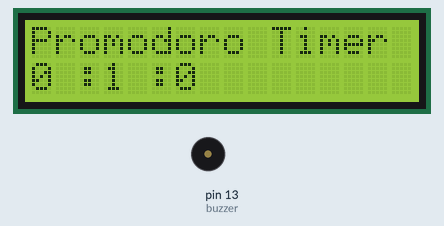
This sketch was run on a simulated Arduino Uno, built with avr-gcc and run on an emulated ATmega328P. Shown: 16×2 character LCD, buzzer (waves = sounding, pin HIGH).

Above: at 0.1 s.
At 4.1 s:
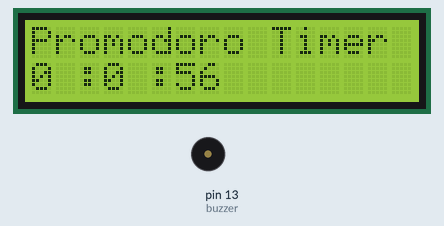
At 9.1 s:
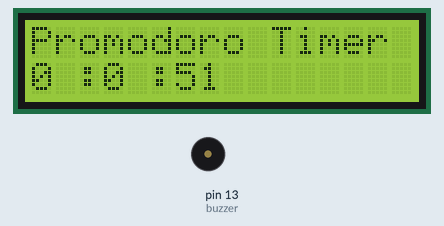
At 19.2 s:
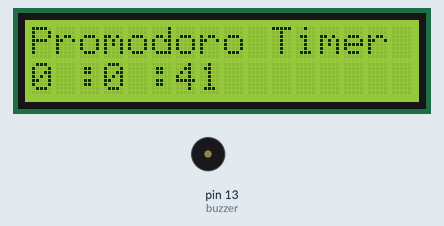
At 28.2 s:
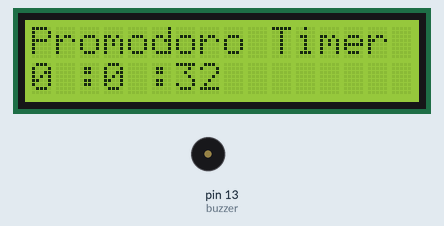
At 38.2 s:
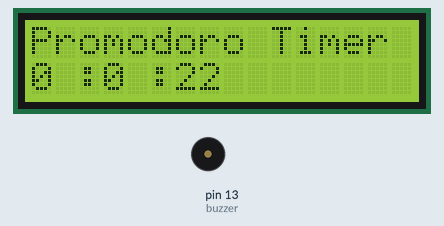

Measured:
- what the display in image 1 shows lasts 1.0 s, from 4.1 s to 5.1 s

The sketch:

alarm_clock.ino
```cpp
#include <LiquidCrystal.h>

const int rs = 12, en = 11, D4 = 6, D5 = 5, D6 = 4, D7 = 3;
const int buzzer = 13;
LiquidCrystal lcd(rs,en,D4,D5, D6, D7);
int sec = 0;
void setTime(int h, int m, int s){
  sec = (h*60*60)+(m*60)+s;
}
void displayMsgAt(char *s,int x, int y){
  lcd.setCursor(x,y);
  lcd.print(s);
}
void clearLine(int lineNo){
   for(int i=0;i<16;i++){
     displayMsgAt(" ",i,lineNo);
   }
}
void displayTimer(){

  int h = sec/(60*60);
  if(h<10){
    displayMsgAt(" ",1,1);
  }
  lcd.setCursor(0,1);
  lcd.print(h);
  displayMsgAt(":",2,1);
  int m = (sec%(60*60))/60;
  if(m<10){
    displayMsgAt(" ",4,1);
  }
  lcd.setCursor(3,1);
  lcd.print(m);
  displayMsgAt(":",5,1);
  int s = sec%60;
  if(s<10){
    displayMsgAt(" ",7,1);
  }
  lcd.setCursor(6,1);
  lcd.print(s);
}

void setup() {
  // put your setup code here, to run once:
  lcd.begin(16,2);
  pinMode(buzzer,OUTPUT);
  displayMsgAt("Promodoro Timer",0,0);
  setTime(0,1,0);
}

void loop() {
  // put your main code here, to run repeatedly:
  displayTimer();
  delay(1000);
  if(sec==0){
    top:
    clearLine(0);
    noTone(buzzer);
    delay(1000);
    displayMsgAt("Time Over",0,0);
    tone(buzzer,1000);
    delay(1000);
    goto top;
  }
  sec--;
}
```
